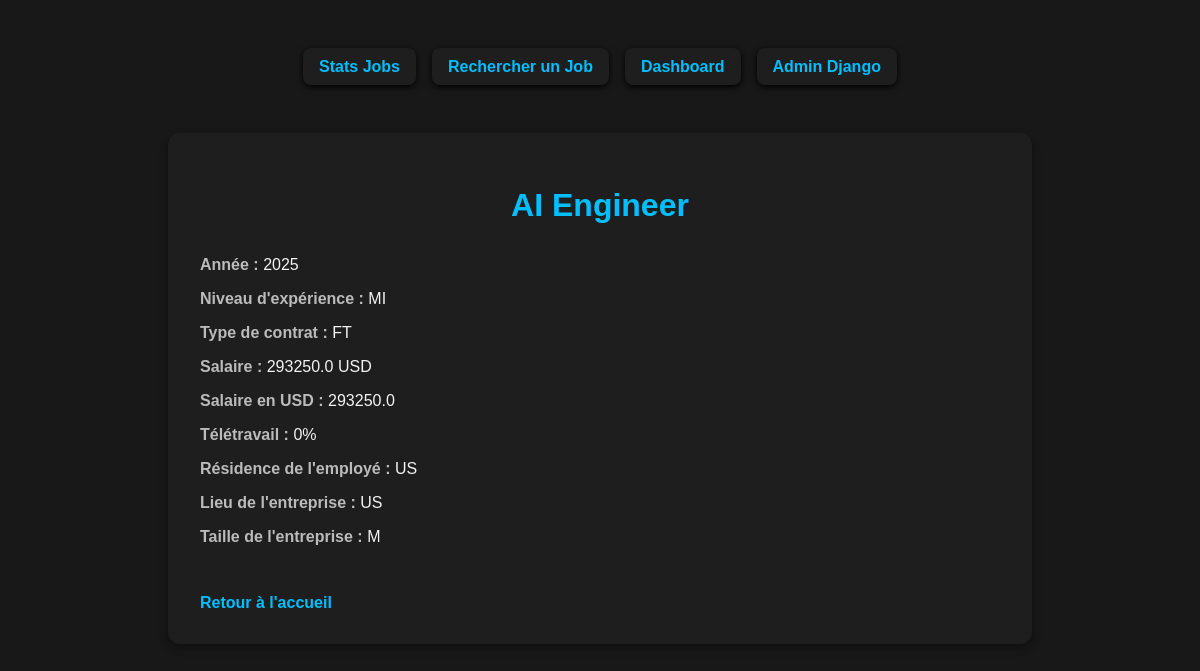
Page /job/14/ on the committed database.
### jobsite/models.py (models this page shows, shortened)
class JobRecord(models.Model):
    work_year = models.IntegerField()
    experience_level = models.CharField(max_length=5)
    employment_type = models.ForeignKey('Contract', on_delete=models.SET_NULL, null=True)
    job_title = models.CharField(max_length=200)
    salary = models.FloatField()
    salary_currency = models.CharField(max_length=10)
    salary_in_usd = models.FloatField()
    employee_residence = models.CharField(max_length=100)
    remote_ratio = models.IntegerField()
    company_location = models.CharField(max_length=100)
    company_size = models.CharField(max_length=2)
    class Meta:
        constraints = [
            models.UniqueConstraint(
                fields=['job_title', 'work_year', 'employee_residence'],
                name='unique_job_per_year_and_location'
            )
    ]

class Contract(models.Model):
    type_code = models.CharField(max_length=10)
    description = models.TextField(blank=True)
    def __str__(self):
        return self.type_code

### jobsite/views.py (the view)
# urls.py: path('job/<int:id>/', job_detail, name='job_detail'),
def job_detail(request, id):
    job = get_object_or_404(JobRecord, id=id)
    return render(request, 'views_details_job.html', {'job': job})

### templates/views_details_job.html (shortened to what this page needs)
   {% extends "base.html" %}
   {% block content %}
</head>
<body>
<div class="job-container">
    <h1>{{ job.job_title }}</h1>
    <div class="job-field"><span class="job-label">Année :</span> {{ job.work_year }}</div>
    <div class="job-field"><span class="job-label">Niveau d'expérience :</span> {{ job.experience_level }}</div>
    <div class="job-field"><span class="job-label">Type de contrat :</span> {{ job.employment_type }}</div>
    <div class="job-field"><span class="job-label">Salaire :</span> {{ job.salary }} {{ job.salary_currency }}</div>
    <div class="job-field"><span class="job-label">Salaire en USD :</span> {{ job.salary_in_usd }}</div>
    <div class="job-field"><span class="job-label">Télétravail :</span> {{ job.remote_ratio }}%</div>
    <div class="job-field"><span class="job-label">Résidence de l'employé :</span> {{ job.employee_residence }}</div>
    <div class="job-field"><span class="job-label">Lieu de l'entreprise :</span> {{ job.company_location }}</div>
    <div class="job-field"><span class="job-label">Taille de l'entreprise :</span> {{ job.company_size }}</div>
    <a class="back-link" href="{% url 'home' %}">Retour à l'accueil</a>
</div>
{% endblock %}

### FeedBack/templates/base.html (style rules this page uses)
body { font-family: Arial, sans-serif; padding: 2rem; background-color: #181818; margin: 0; }
h1, h2, label, strong, p { color: #f3f3f3; }

### templates/views_details_job.html (style rules this page uses)
body { font-family: Arial, sans-serif; background-color: #181818; color: #f3f3f3; padding: 2rem; }
.job-container { background-color: #1e1e1e; padding: 2rem; border-radius: 12px; box-shadow: 0 4px 8px rgba(0, 0, 0, 0.4); max-width: 800px; margin: auto; }
h1 { color: #00bfff; text-align: center; margin-bottom: 2rem; }
.job-field { margin-bottom: 1rem; }
.job-label { font-weight: bold; color: #bbbbbb; }
.back-link { display: inline-block; margin-top: 2rem; color: #00bfff; text-decoration: none; font-weight: bold; }

### rows in the picture
JobRecord: job_title "AI Engineer", work_year "2025", experience_level "MI", employment_type "FT", salary "293250.0", salary_currency "USD", salary_in_usd "293250.0", remote_ratio "0", employee_residence "US", company_location "US", company_size "M"
